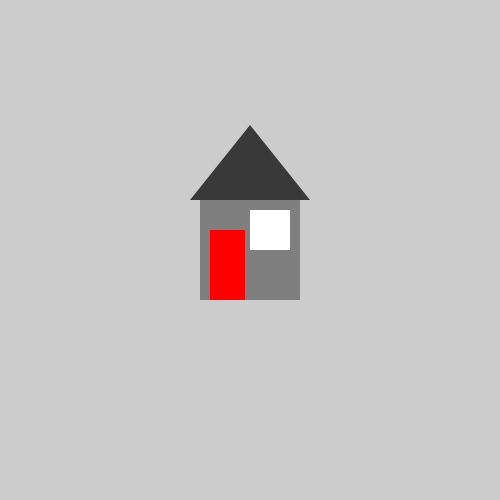
Frame 1 (no input)
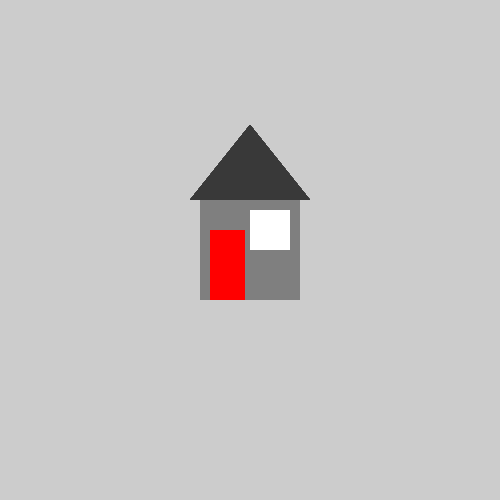
Frame 60 (the mouse pressed at the canvas centre just before this capture)
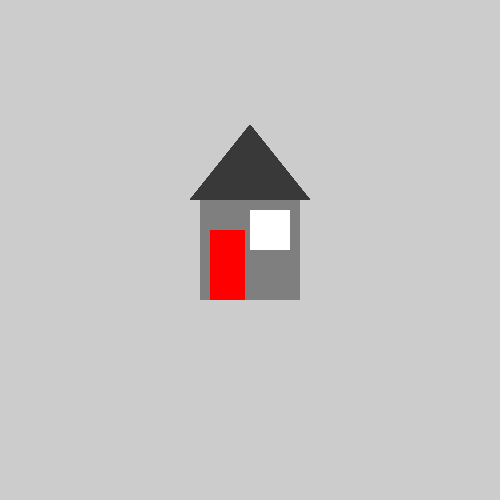
Frame 120 (the mouse held since frame 60 and released just before this capture)

The Processing sketch that drew these frames (run headless with seeded random() and noise(); from frame 60 on, the mouse is pressed at the canvas centre):

// Processing sketch: house
// ── house.pde
void setup() {
 size(500, 500); 
}

void draw() {
  // build a house!
  noStroke();
  fill(57);
  triangle(190,200,250,125,310,200);
  fill(127);
  rect(200,200, 100,100);
  fill(255);
  rect(250,210,40,40);
  fill(255,0,0);
  rect(210,230,35,70);
}
